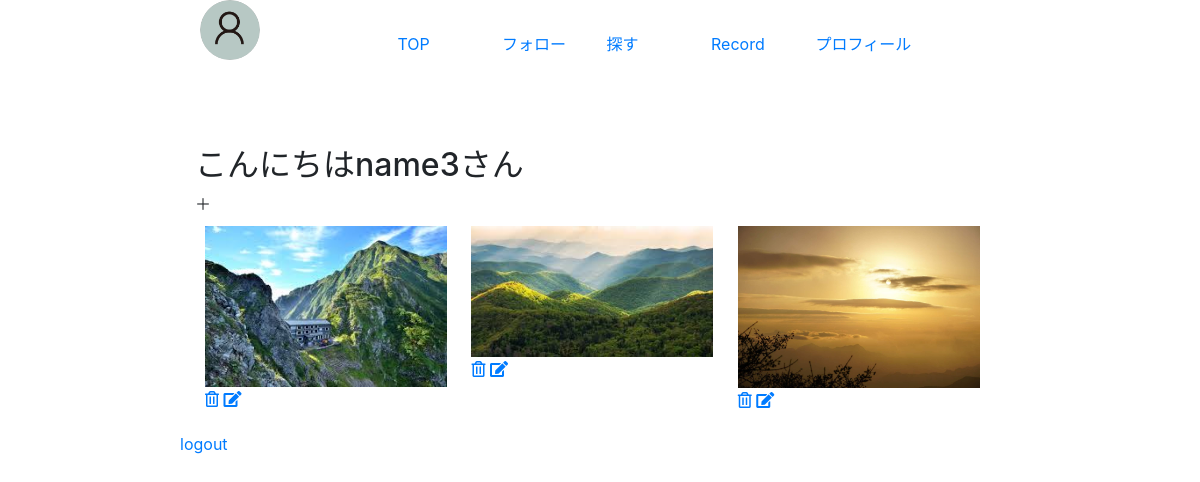
/input.php (signed in), run on the app's committed database.
### tables this page shows
CREATE TABLE `users_table` (
  `id` int(12) NOT NULL,
  `username` varchar(128) NOT NULL,
  `password` varchar(128) NOT NULL,
  `is_admin` int(1) NOT NULL,
  `is_deleted` int(1) NOT NULL,
  `created_at` datetime NOT NULL,
  `updated_at` datetime NOT NULL,
  `user_image` varchar(256) NOT NULL DEFAULT 'circle12.png'
);

CREATE TABLE `tozan_record_table` (
  `image_id` int(11) NOT NULL,
  `post_user_id` int(12) NOT NULL,
  `image_name` varchar(256) NOT NULL,
  `created_at` datetime NOT NULL,
  `name` varchar(255) NOT NULL,
  `date` date DEFAULT NULL,
  `time` time NOT NULL,
  `distance` int(11) NOT NULL,
  `maximumAltitude` int(11) NOT NULL
);

### input.php (the view, shortened to what this page needs)
<?php
$pdo = connect_to_db();
$user_id = $_SESSION["user_id"];
if ($_SERVER['REQUEST_METHOD'] != 'POST') {
  $sql = 'SELECT * FROM tozan_record_table WHERE post_user_id=:user_id ORDER BY created_at DESC';
  $stmt = $pdo->prepare($sql);
  $stmt->bindValue(':user_id', $user_id, PDO::PARAM_INT);
  $stmt->execute();
  $records = $stmt->fetchAll();
  $sql = 'SELECT * FROM users_table
WHERE id=:user_id ';
  $stmt = $pdo->prepare($sql);
  $stmt->bindValue(':user_id', $user_id, PDO::PARAM_INT);
  $stmt->execute();
  $status = $stmt->fetch();
} else {
  exit();
}
?>
<!DOCTYPE html>
<html lang="ja">
<head>
  <!DOCTYPE html>
  <html lang="ja">
  <link rel="stylesheet" href="css/styles.css">
  <link rel="stylesheet" href="https://stackpath.bootstrapcdn.com/bootstrap/4.3.1/css/bootstrap.min.css">
  <link rel="stylesheet" href="https://use.fontawesome.com/releases/v5.7.2/css/all.css">
</head>
<body style="width: 70%; margin: 0 auto;">
  <div id="navbar" style="display: flex; justify-content:space-between; margin-left: 20px;">
    <div><img src="user_images/<?php echo $status['user_image'] ?>" width="60px" height="60px" style="border-radius: 80%; object-fit:cover;" style=""></div>
    <ul>
      <li><a href="input.php">TOP</a></li>
      <li><a href="follow_page.php">フォロー</a></li>
      <li><a href="find_page.php">探す</a></li>
      <li><a href="data.php">Record</a></li>
      <li><a href="profile_edit.php">プロフィール</a></li>
      <li></li>
    </ul>
  </div>
  <div class="container mt-5">
    <h2>こんにちは<?php echo ($status['username']); ?>さん</h2>
    <a id="add_btn" style="display:block;">＋</a>
    <?php for ($i = 0; $i < count($records); $i++) : ?>
      <div class="thumbnail">
        <a class="modal-btn">
          <img src="images/<?php echo $records[$i]['image_name']; ?>" data-id="<?= $records[$i]['image_id'] ?>" width="100%" height="auto" class="mr-3">
        </a>
        <div class="media-body">
          <a href="javascript:void(0);" onclick="var ok = confirm('削除しますか？'); if (ok) location.href='execution.php/delete.php?id=<?= $records[$i]['image_id']; ?>'">
            <i class="far fa-trash-alt"></i> </a>
          <a href="edit.php?id=<?= $records[$i]["image_id"]; ?>" class="fas fa-edit"></a>
        </div>
      </div>
    <?php endfor; ?>
  </div>
  <a href="execution.php/logout.php">logout</a>
</body>
</html>

### css/styles.css (style rules this page uses)
#navbar { display: flex; justify-content: flex-end; }
#navbar li { display: inline-block; width: 100px; height: 50px; }

### input.php (style rules this page uses)
.thumbnail { width: 32.3333%; display: inline-block; vertical-align: top; margin-bottom: 10px; padding: 10px; box-sizing: border-box; }

### data on the page
users_table: user_image (picture), username "name3"
tozan_record_table: image_name (picture)
tozan_record_table: image_name (picture)
tozan_record_table: image_name (picture)
